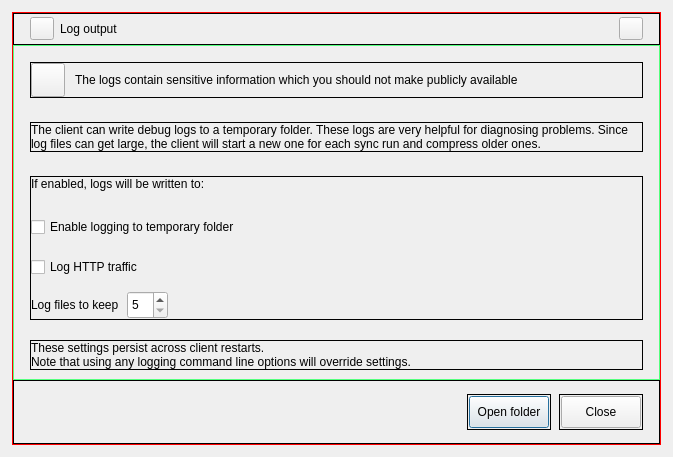
<?xml version="1.0" encoding="UTF-8"?>
<ui version="4.0">
 <class>LogBrowser</class>
 <widget class="QDialog" name="LogBrowser">
  <property name="geometry">
   <rect>
    <x>0</x>
    <y>0</y>
    <width>673</width>
    <height>457</height>
   </rect>
  </property>
  <property name="windowTitle">
   <string>Dialog</string>
  </property>
  <layout class="QVBoxLayout" name="verticalLayout_5">
   <property name="spacing">
    <number>6</number>
   </property>
   <property name="leftMargin">
    <number>12</number>
   </property>
   <property name="topMargin">
    <number>12</number>
   </property>
   <property name="rightMargin">
    <number>12</number>
   </property>
   <property name="bottomMargin">
    <number>12</number>
   </property>
   <item>
    <widget class="QFrame" name="frame">
     <property name="styleSheet">
      <string notr="true">#frame {
color: rgb(255, 0, 0)
}</string>
     </property>
     <property name="frameShape">
      <enum>QFrame::Shape::Box</enum>
     </property>
     <property name="frameShadow">
      <enum>QFrame::Shadow::Plain</enum>
     </property>
     <layout class="QVBoxLayout" name="verticalLayout_4">
      <property name="spacing">
       <number>0</number>
      </property>
      <property name="leftMargin">
       <number>0</number>
      </property>
      <property name="topMargin">
       <number>0</number>
      </property>
      <property name="rightMargin">
       <number>0</number>
      </property>
      <property name="bottomMargin">
       <number>0</number>
      </property>
      <item>
       <widget class="QFrame" name="frameTitle">
        <property name="sizePolicy">
         <sizepolicy hsizetype="Preferred" vsizetype="Fixed">
          <horstretch>0</horstretch>
          <verstretch>0</verstretch>
         </sizepolicy>
        </property>
        <property name="minimumSize">
         <size>
          <width>0</width>
          <height>32</height>
         </size>
        </property>
        <property name="maximumSize">
         <size>
          <width>16777215</width>
          <height>32</height>
         </size>
        </property>
        <property name="frameShape">
         <enum>QFrame::Shape::Box</enum>
        </property>
        <property name="frameShadow">
         <enum>QFrame::Shadow::Plain</enum>
        </property>
        <layout class="QHBoxLayout" name="horizontalLayout_4">
         <property name="leftMargin">
          <number>16</number>
         </property>
         <property name="topMargin">
          <number>0</number>
         </property>
         <property name="rightMargin">
          <number>16</number>
         </property>
         <property name="bottomMargin">
          <number>0</number>
         </property>
         <item>
          <widget class="QToolButton" name="btnIconTitle">
           <property name="focusPolicy">
            <enum>Qt::FocusPolicy::NoFocus</enum>
           </property>
           <property name="text">
            <string/>
           </property>
          </widget>
         </item>
         <item>
          <widget class="QLabel" name="lblHeaderTitle">
           <property name="text">
            <string>Log output</string>
           </property>
          </widget>
         </item>
         <item>
          <widget class="QToolButton" name="btnHeadClose">
           <property name="minimumSize">
            <size>
             <width>16</width>
             <height>16</height>
            </size>
           </property>
           <property name="cursor">
            <cursorShape>PointingHandCursor</cursorShape>
           </property>
           <property name="text">
            <string/>
           </property>
           <property name="iconSize">
            <size>
             <width>16</width>
             <height>16</height>
            </size>
           </property>
          </widget>
         </item>
        </layout>
       </widget>
      </item>
      <item>
       <widget class="QFrame" name="frameContent">
        <property name="styleSheet">
         <string notr="true">#frameContent {
color: rgb(85, 255, 127);
}</string>
        </property>
        <property name="frameShape">
         <enum>QFrame::Shape::Box</enum>
        </property>
        <property name="frameShadow">
         <enum>QFrame::Shadow::Plain</enum>
        </property>
        <layout class="QVBoxLayout" name="verticalLayout_3">
         <property name="spacing">
          <number>24</number>
         </property>
         <property name="leftMargin">
          <number>16</number>
         </property>
         <property name="topMargin">
          <number>16</number>
         </property>
         <property name="rightMargin">
          <number>16</number>
         </property>
         <item>
          <widget class="QFrame" name="frameHeader">
           <property name="sizePolicy">
            <sizepolicy hsizetype="Preferred" vsizetype="Maximum">
             <horstretch>0</horstretch>
             <verstretch>0</verstretch>
            </sizepolicy>
           </property>
           <property name="frameShape">
            <enum>QFrame::Shape::Box</enum>
           </property>
           <property name="frameShadow">
            <enum>QFrame::Shadow::Plain</enum>
           </property>
           <property name="class" stdset="0">
            <string notr="true">helper_frame</string>
           </property>
           <layout class="QHBoxLayout" name="horizontalLayout_2">
            <property name="spacing">
             <number>10</number>
            </property>
            <property name="leftMargin">
             <number>0</number>
            </property>
            <property name="topMargin">
             <number>0</number>
            </property>
            <property name="rightMargin">
             <number>0</number>
            </property>
            <property name="bottomMargin">
             <number>0</number>
            </property>
            <item>
             <widget class="QToolButton" name="btnIcon">
              <property name="minimumSize">
               <size>
                <width>34</width>
                <height>34</height>
               </size>
              </property>
              <property name="maximumSize">
               <size>
                <width>34</width>
                <height>34</height>
               </size>
              </property>
              <property name="font">
               <font>
                <pointsize>19</pointsize>
               </font>
              </property>
              <property name="focusPolicy">
               <enum>Qt::FocusPolicy::NoFocus</enum>
              </property>
              <property name="text">
               <string/>
              </property>
              <property name="iconSize">
               <size>
                <width>34</width>
                <height>34</height>
               </size>
              </property>
             </widget>
            </item>
            <item>
             <widget class="QLabel" name="lblWarn">
              <property name="text">
               <string>The logs contain sensitive information which you should not make publicly available</string>
              </property>
             </widget>
            </item>
           </layout>
          </widget>
         </item>
         <item>
          <widget class="QFrame" name="frameText">
           <property name="frameShape">
            <enum>QFrame::Shape::Box</enum>
           </property>
           <property name="frameShadow">
            <enum>QFrame::Shadow::Plain</enum>
           </property>
           <property name="class" stdset="0">
            <string notr="true">helper_frame</string>
           </property>
           <layout class="QVBoxLayout" name="verticalLayout">
            <property name="leftMargin">
             <number>0</number>
            </property>
            <property name="topMargin">
             <number>0</number>
            </property>
            <property name="rightMargin">
             <number>0</number>
            </property>
            <property name="bottomMargin">
             <number>0</number>
            </property>
            <item>
             <widget class="QLabel" name="lblText">
              <property name="text">
               <string>The client can write debug logs to a temporary folder. These logs are very helpful for diagnosing problems. Since log files can get large, the client will start a new one for each sync run and compress older ones.</string>
              </property>
              <property name="alignment">
               <set>Qt::AlignmentFlag::AlignLeading|Qt::AlignmentFlag::AlignLeft|Qt::AlignmentFlag::AlignTop</set>
              </property>
              <property name="wordWrap">
               <bool>true</bool>
              </property>
             </widget>
            </item>
           </layout>
          </widget>
         </item>
         <item>
          <widget class="QFrame" name="frameControls">
           <property name="sizePolicy">
            <sizepolicy hsizetype="Preferred" vsizetype="Maximum">
             <horstretch>0</horstretch>
             <verstretch>0</verstretch>
            </sizepolicy>
           </property>
           <property name="minimumSize">
            <size>
             <width>0</width>
             <height>144</height>
            </size>
           </property>
           <property name="frameShape">
            <enum>QFrame::Shape::Box</enum>
           </property>
           <property name="frameShadow">
            <enum>QFrame::Shadow::Plain</enum>
           </property>
           <property name="class" stdset="0">
            <string notr="true">helper_frame</string>
           </property>
           <layout class="QVBoxLayout" name="verticalLayout_6">
            <property name="spacing">
             <number>8</number>
            </property>
            <property name="leftMargin">
             <number>0</number>
            </property>
            <property name="topMargin">
             <number>0</number>
            </property>
            <property name="rightMargin">
             <number>0</number>
            </property>
            <property name="bottomMargin">
             <number>0</number>
            </property>
            <item>
             <widget class="QLabel" name="lblLocation">
              <property name="text">
               <string>If enabled, logs will be written to:</string>
              </property>
              <property name="alignment">
               <set>Qt::AlignmentFlag::AlignLeading|Qt::AlignmentFlag::AlignLeft|Qt::AlignmentFlag::AlignTop</set>
              </property>
              <property name="wordWrap">
               <bool>true</bool>
              </property>
             </widget>
            </item>
            <item>
             <widget class="CCheckBox" name="chkEnableLogging">
              <property name="minimumSize">
               <size>
                <width>0</width>
                <height>32</height>
               </size>
              </property>
              <property name="cursor">
               <cursorShape>PointingHandCursor</cursorShape>
              </property>
              <property name="text">
               <string>Enable logging to temporary folder</string>
              </property>
             </widget>
            </item>
            <item>
             <widget class="CCheckBox" name="chkLogHttp">
              <property name="minimumSize">
               <size>
                <width>0</width>
                <height>32</height>
               </size>
              </property>
              <property name="cursor">
               <cursorShape>PointingHandCursor</cursorShape>
              </property>
              <property name="text">
               <string>Log HTTP traffic</string>
              </property>
             </widget>
            </item>
            <item>
             <layout class="QHBoxLayout" name="horizontalLayout">
              <item>
               <widget class="QLabel" name="lblFilesKeep">
                <property name="text">
                 <string>Log files to keep</string>
                </property>
               </widget>
              </item>
              <item>
               <widget class="QSpinBox" name="edFilesKeep">
                <property name="minimumSize">
                 <size>
                  <width>0</width>
                  <height>28</height>
                 </size>
                </property>
                <property name="minimum">
                 <number>5</number>
                </property>
               </widget>
              </item>
              <item>
               <spacer name="horizontalSpacer">
                <property name="orientation">
                 <enum>Qt::Orientation::Horizontal</enum>
                </property>
                <property name="sizeHint" stdset="0">
                 <size>
                  <width>40</width>
                  <height>20</height>
                 </size>
                </property>
               </spacer>
              </item>
             </layout>
            </item>
           </layout>
          </widget>
         </item>
         <item>
          <widget class="QFrame" name="frameFooter">
           <property name="frameShape">
            <enum>QFrame::Shape::Box</enum>
           </property>
           <property name="frameShadow">
            <enum>QFrame::Shadow::Plain</enum>
           </property>
           <property name="class" stdset="0">
            <string notr="true">helper_frame</string>
           </property>
           <layout class="QVBoxLayout" name="verticalLayout_2">
            <property name="leftMargin">
             <number>0</number>
            </property>
            <property name="topMargin">
             <number>0</number>
            </property>
            <property name="rightMargin">
             <number>0</number>
            </property>
            <property name="bottomMargin">
             <number>0</number>
            </property>
            <item>
             <widget class="QLabel" name="lblFooter">
              <property name="text">
               <string>These settings persist across client restarts. Note that using any logging command line options will override settings.</string>
              </property>
              <property name="alignment">
               <set>Qt::AlignmentFlag::AlignLeading|Qt::AlignmentFlag::AlignLeft|Qt::AlignmentFlag::AlignTop</set>
              </property>
              <property name="wordWrap">
               <bool>true</bool>
              </property>
             </widget>
            </item>
           </layout>
          </widget>
         </item>
        </layout>
       </widget>
      </item>
      <item>
       <widget class="QFrame" name="frameButtons">
        <property name="sizePolicy">
         <sizepolicy hsizetype="Preferred" vsizetype="Maximum">
          <horstretch>0</horstretch>
          <verstretch>0</verstretch>
         </sizepolicy>
        </property>
        <property name="minimumSize">
         <size>
          <width>0</width>
          <height>64</height>
         </size>
        </property>
        <property name="maximumSize">
         <size>
          <width>16777215</width>
          <height>64</height>
         </size>
        </property>
        <property name="frameShape">
         <enum>QFrame::Shape::Box</enum>
        </property>
        <property name="frameShadow">
         <enum>QFrame::Shadow::Plain</enum>
        </property>
        <layout class="QHBoxLayout" name="horizontalLayout_3">
         <property name="spacing">
          <number>8</number>
         </property>
         <property name="topMargin">
          <number>12</number>
         </property>
         <property name="rightMargin">
          <number>16</number>
         </property>
         <property name="bottomMargin">
          <number>12</number>
         </property>
         <item>
          <spacer name="horizontalSpacer_2">
           <property name="orientation">
            <enum>Qt::Orientation::Horizontal</enum>
           </property>
           <property name="sizeHint" stdset="0">
            <size>
             <width>482</width>
             <height>20</height>
            </size>
           </property>
          </spacer>
         </item>
         <item>
          <widget class="FocusFrame" name="frameOpenFolderBtn">
           <property name="sizePolicy">
            <sizepolicy hsizetype="Maximum" vsizetype="Maximum">
             <horstretch>0</horstretch>
             <verstretch>0</verstretch>
            </sizepolicy>
           </property>
           <property name="frameShape">
            <enum>QFrame::Shape::Box</enum>
           </property>
           <property name="frameShadow">
            <enum>QFrame::Shadow::Plain</enum>
           </property>
           <layout class="QVBoxLayout" name="verticalLayout_7">
            <property name="leftMargin">
             <number>1</number>
            </property>
            <property name="topMargin">
             <number>1</number>
            </property>
            <property name="rightMargin">
             <number>1</number>
            </property>
            <property name="bottomMargin">
             <number>1</number>
            </property>
            <item>
             <widget class="QPushButton" name="btnOpenFolder">
              <property name="minimumSize">
               <size>
                <width>0</width>
                <height>32</height>
               </size>
              </property>
              <property name="maximumSize">
               <size>
                <width>16777215</width>
                <height>32</height>
               </size>
              </property>
              <property name="cursor">
               <cursorShape>PointingHandCursor</cursorShape>
              </property>
              <property name="text">
               <string>Open folder</string>
              </property>
             </widget>
            </item>
           </layout>
          </widget>
         </item>
         <item>
          <widget class="FocusFrame" name="frameCloseBtn">
           <property name="sizePolicy">
            <sizepolicy hsizetype="Maximum" vsizetype="Maximum">
             <horstretch>0</horstretch>
             <verstretch>0</verstretch>
            </sizepolicy>
           </property>
           <property name="frameShape">
            <enum>QFrame::Shape::Box</enum>
           </property>
           <property name="frameShadow">
            <enum>QFrame::Shadow::Plain</enum>
           </property>
           <layout class="QVBoxLayout" name="verticalLayout_8">
            <property name="leftMargin">
             <number>1</number>
            </property>
            <property name="topMargin">
             <number>1</number>
            </property>
            <property name="rightMargin">
             <number>1</number>
            </property>
            <property name="bottomMargin">
             <number>1</number>
            </property>
            <item>
             <widget class="QPushButton" name="btnClose">
              <property name="minimumSize">
               <size>
                <width>0</width>
                <height>32</height>
               </size>
              </property>
              <property name="maximumSize">
               <size>
                <width>16777215</width>
                <height>32</height>
               </size>
              </property>
              <property name="cursor">
               <cursorShape>PointingHandCursor</cursorShape>
              </property>
              <property name="text">
               <string>Close</string>
              </property>
             </widget>
            </item>
           </layout>
          </widget>
         </item>
        </layout>
       </widget>
      </item>
     </layout>
    </widget>
   </item>
  </layout>
 </widget>
 <customwidgets>
  <customwidget>
   <class>CCheckBox</class>
   <extends>QCheckBox</extends>
   <header>gui/customui/ccheckbox.h</header>
  </customwidget>
  <customwidget>
   <class>FocusFrame</class>
   <extends>QFrame</extends>
   <header>platform/common/focusframe.h</header>
   <container>1</container>
  </customwidget>
 </customwidgets>
 <resources/>
 <connections/>
</ui>
